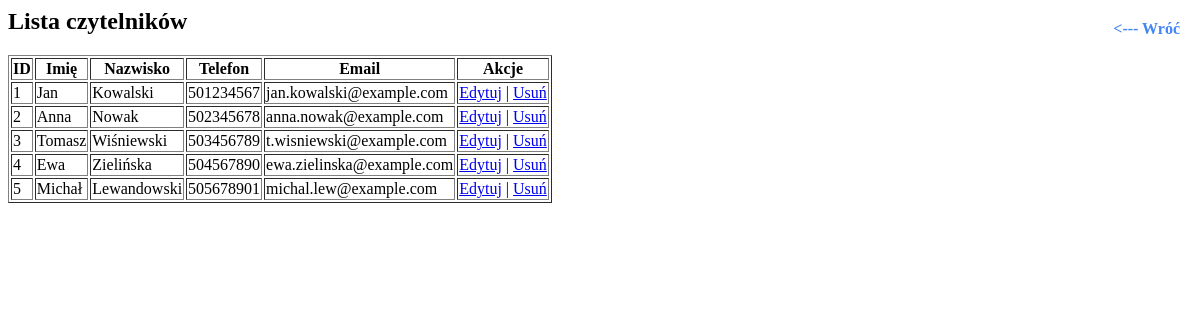
The app's page /lista_czytelnikow.php with its own data.
### tables this page shows
CREATE TABLE `czytelnicy` (
  `id_czytelnika` int(11) NOT NULL AUTO_INCREMENT,
  `imie` text NOT NULL,
  `nazwisko` text NOT NULL,
  `adres` text NOT NULL,
  `telefon` VARCHAR(20) NOT NULL,
  `email` text NOT NULL,
  PRIMARY KEY (`id_czytelnika`)
);

### lista_czytelnikow.php (the view, shortened to what this page needs)
<?php
require_once "conn.php";
$result = $conn->query("SELECT * FROM czytelnicy");
?>
<link rel="stylesheet" type="text/css" href="button.css">
<div class="back-button">
    <a href="menu.php"><--- Wróć</a>
</div>
<h2>Lista czytelników</h2>
<table border="1">
    <tr>
        <th>ID</th><th>Imię</th><th>Nazwisko</th><th>Telefon</th><th>Email</th><th>Akcje</th>
    </tr>
    <?php while($row = $result->fetch_assoc()): ?>
    <tr>
        <td><?= $row['id_czytelnika'] ?></td>
        <td><?= $row['imie'] ?></td>
        <td><?= $row['nazwisko'] ?></td>
        <td><?= $row['telefon'] ?></td>
        <td><?= $row['email'] ?></td>
        <td>
            <a href="edytuj_czytelnika.php?id=<?= $row['id_czytelnika'] ?>">Edytuj</a> |
            <a href="usun_czytelnika.php?id=<?= $row['id_czytelnika'] ?>" onclick="return confirm('Na pewno?')">Usuń</a>
        </td>
    </tr>
    <?php endwhile; ?>
</table>

### button.css (style rules this page uses)
.back-button { position: absolute; top: 20px; right: 20px; }
.back-button a { text-decoration: none; color: #4285F4; font-weight: bold; font-size: 16px; }

### records on screen
czytelnicy: id_czytelnika "1", imie "Jan", nazwisko "Kowalski", telefon "501234567", email "jan.kowalski@example.com"
czytelnicy: id_czytelnika "2", imie "Anna", nazwisko "Nowak", telefon "502345678", email "anna.nowak@example.com"
czytelnicy: id_czytelnika "3", imie "Tomasz", nazwisko "Wiśniewski", telefon "503456789", email "t.wisniewski@example.com"
czytelnicy: id_czytelnika "4", imie "Ewa", nazwisko "Zielińska", telefon "504567890", email "ewa.zielinska@example.com"
czytelnicy: id_czytelnika "5", imie "Michał", nazwisko "Lewandowski", telefon "505678901", email "michal.lew@example.com"
